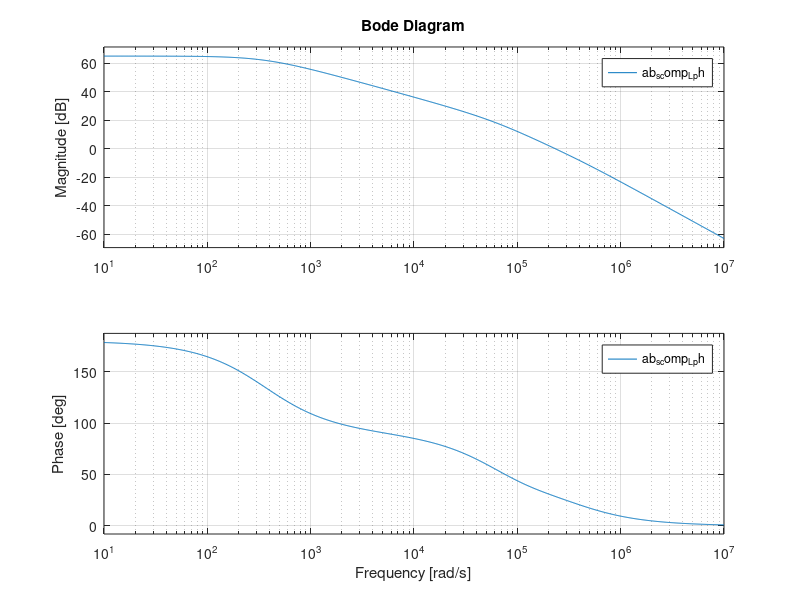
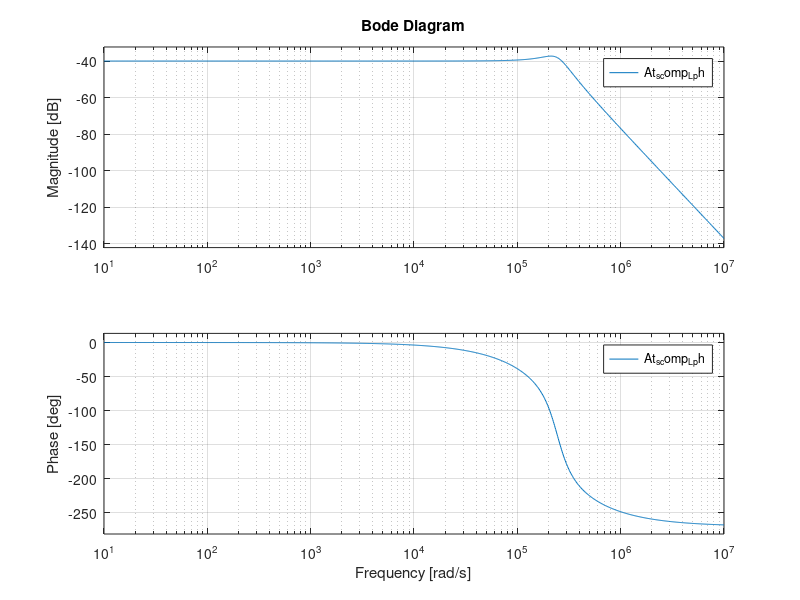
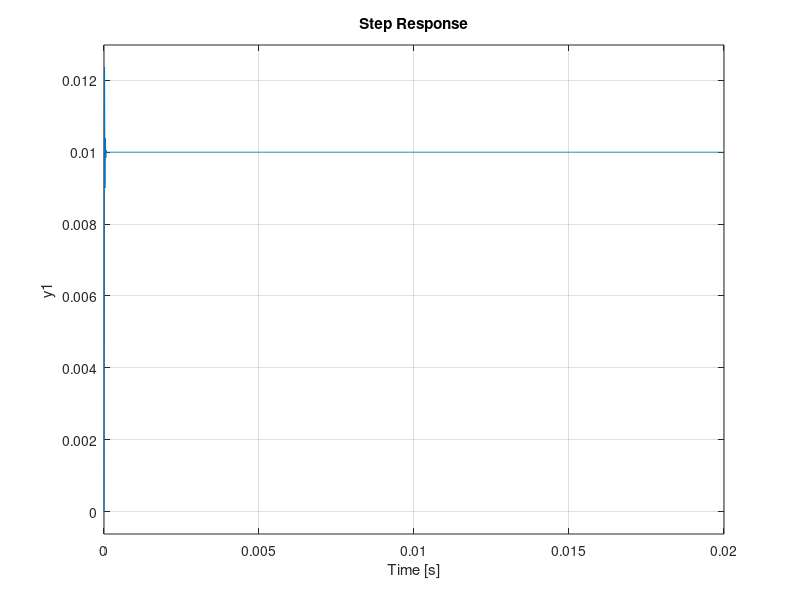
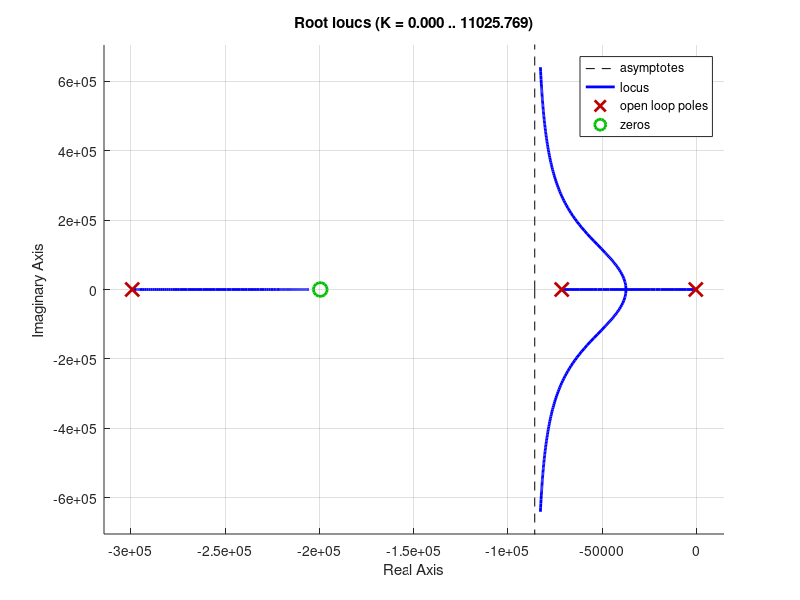

MATLAB code for these plots, in order:
Rf = 100;
Rs = 50;
I1 = 0.0096;
I2 = 0.004;
Vt = 0.025;
Bf = 200;
rpi1prim = 4*Bf*Vt/I1;
rpi2 = Bf*Vt/I2;
at_inf_0 = -1/Rf;

cpi2 = 0.0000022;
cpi1 = 100*10^(-9);
AB_0 = -Bf*Bf*Rf/(Rf + Rs + rpi1prim);
p1 = -1/(rpi2*cpi2);

p2 = -(Rf + Rs + rpi1prim)/((Rf + Rs)*cpi1*rpi1prim);

cpi2_comp = 1.5*(AB_0)/(p2*rpi2);
disp('cpi2_comp');
disp(cpi2_comp);
p1_comp = -1/(rpi2*cpi2_comp);

w0_comp = sqrt(p1_comp*p2*(1-AB_0))/(2*pi);
disp('f0_comp:')
disp(w0_comp);
disp('AB(0)')
disp(20*log10(-AB_0));

s = zpk('s');
AB_s = AB_0*1/((1-s/(p1))*(1-s/(p2)));

AB_s_comp = AB_0*1/((1-s/(p1_comp))*(1-s/(p2)));

At_s = at_inf_0*AB_s/(1 - AB_s);

At_s_comp = at_inf_0*AB_s_comp/(1 - AB_s_comp);

w0 = sqrt(p1*p2*(1-AB_0));

n_ph = -w0*w0/(sqrt(2)*w0 + p1 + p2);
disp('fanthom nolla:')
disp(n_ph)

L_ph = -Rf/n_ph;

B_L_add = (1 - s/(-(Rf)/L_ph))/(1 - s/(-(Rf + Rs)/L_ph));

ab_s_comp_L_ph = B_L_add*AB_0/((1-s/(p1))*(1-s/(p2)));
at_inf_s = -1/(Rf + L_ph*s);
At_s_comp_L_ph = at_inf_s*ab_s_comp_L_ph/(1 - ab_s_comp_L_ph);

figure(4)
hold on
rlocus(B_L_add/((1-s/(p1))*(1-s/(p2))));
hold off
disp(pole(At_s_comp_L_ph));

figure(1)
hold on
bode(AB_s_comp)
bode(AB_s)
bode(ab_s_comp_L_ph)
hold off

figure(2)
hold on
bode(At_s_comp)
bode(At_s)
bode(At_s_comp_L_ph)
hold off

figure(3)
hold on
step(At_s_comp)
step(At_s)
step(At_s_comp_L_ph)
hold off

